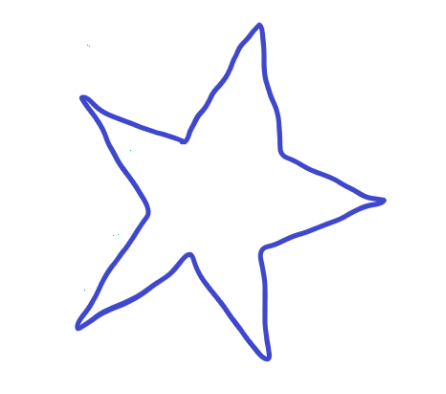
#> input picture Src/star.png, 446 x 394 px, found by its file name
$ python convex_hull.py
#> lines starting #> are read from the running program, lines starting #| are printed output that depends on the picture; after the words box and inside, x2 and y2 are one past the last pixel; in counts of white or black regions, pixels touching at a corner belong together
import cv2

import numpy as np

img=cv2.imread("C:\\Open_Cv_Uygulamalar\\Src\\star.png")
#> img is the input picture: shape (394, 446, 3); mean B, G, R 253.1, 248.3, 248

gray=cv2.cvtColor(img,cv2.COLOR_BGR2GRAY)
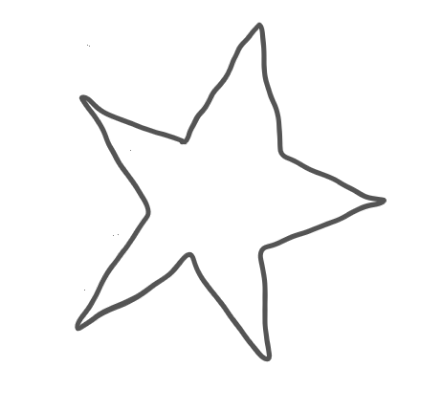
#> gray: shape (394, 446); min 84, max 255, mean 248.8

_,thresh=cv2.threshold(gray,127,255,cv2.THRESH_BINARY)
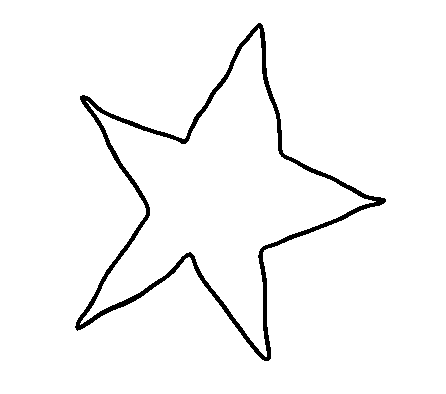
#> thresh: shape (394, 446); 96.8% white; 1 black region, box (x1, y1, x2, y2) and area: (75, 23, 386, 361) 5547


cv2.imshow("thresh",thresh)
cv2.waitKey(0)
cv2. destroyAllWindows()
